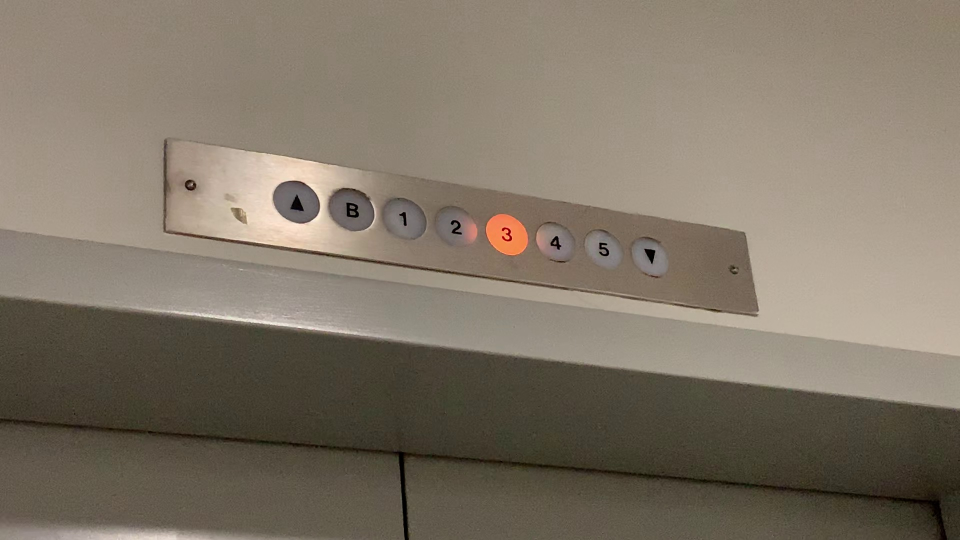
#> input picture Frames/frame389.jpg, 1920 x 1080 px (shown at 1/2 size)
$ python warp.py
#> lines starting #> are read from the running program, lines starting #| are printed output that depends on the picture; after the words box and inside, x2 and y2 are one past the last pixel; in counts of white or black regions, pixels touching at a corner belong together
import sys
sys.path.append('/usr/local/lib/python3.7/dist-packages')

import cv2 as cv
from matplotlib import pyplot as plt
import numpy as np

from pylab import *
from scipy.ndimage import measurements

import pytesseract

from sklearn.cluster import MeanShift, estimate_bandwidth
from skimage.filters import threshold_local
import imutils

def order_points(pts):
    rect = np.zeros((4, 2), dtype = "float32")
    s = pts.sum(axis = 1)
    rect[0] = pts[np.argmin(s)]
    rect[2] = pts[np.argmax(s)]
    diff = np.diff(pts, axis = 1)
    rect[1] = pts[np.argmin(diff)]
    rect[3] = pts[np.argmax(diff)]
    return rect

def four_point_transform(image, pts):
    rect = order_points(pts)
    (tl, tr, br, bl) = rect

    widthA = np.sqrt(((br[0] - bl[0]) ** 2) + ((br[1] - bl[1]) ** 2))
    widthB = np.sqrt(((tr[0] - tl[0]) ** 2) + ((tr[1] - tl[1]) ** 2))
    maxWidth = max(int(widthA), int(widthB))
    heightA = np.sqrt(((tr[0] - br[0]) ** 2) + ((tr[1] - br[1]) ** 2))
    heightB = np.sqrt(((tl[0] - bl[0]) ** 2) + ((tl[1] - bl[1]) ** 2))
    maxHeight = max(int(heightA), int(heightB))

    dst = np.array([
        [0, 0],
        [maxWidth - 1, 0],
        [maxWidth - 1, maxHeight - 1],
        [0, maxHeight - 1]], dtype = "float32")
    M = cv.getPerspectiveTransform(rect, dst)
    warped = cv.warpPerspective(image, M, (maxWidth, maxHeight))
    return warped

image = cv.imread("./Frames/frame389.jpg", cv.IMREAD_COLOR)
#> image is the input picture: shape (1080, 1920, 3); mean B, G, R 102.4, 117, 127.5
#compute the ratio of the old height to the new height, clone it, and resize it
ratio = 1
orig = image.copy()
# image = imutils.resize(image, height = 185)

# convert the image to grayscale, blur it, and find edges in the image
gray = cv.cvtColor(image, cv.COLOR_BGR2GRAY)
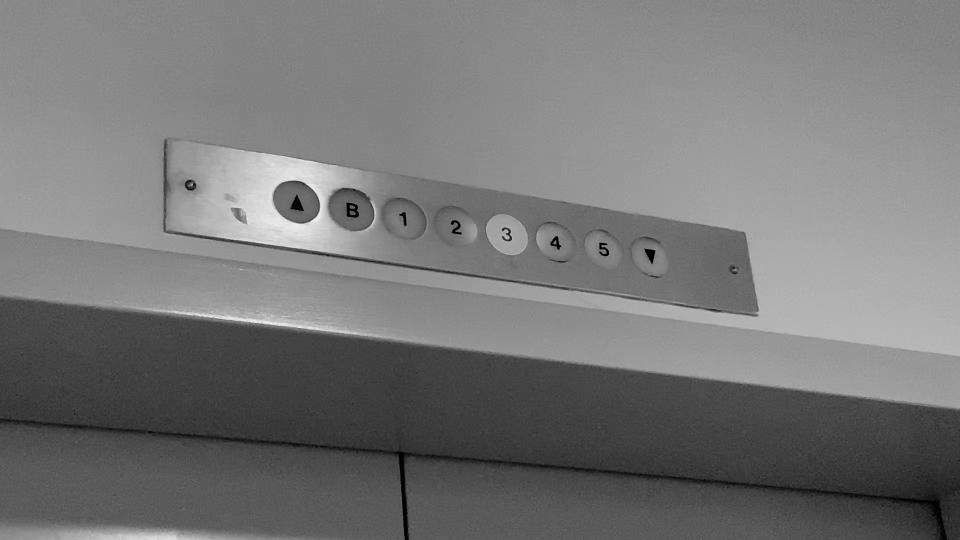
#> gray: shape (1080, 1920) (shown at 1/2 size); min 0, max 251, mean 118.5
gray = cv.GaussianBlur(gray, (5, 5), 0)
edged = cv.Canny(gray, 75, 200)
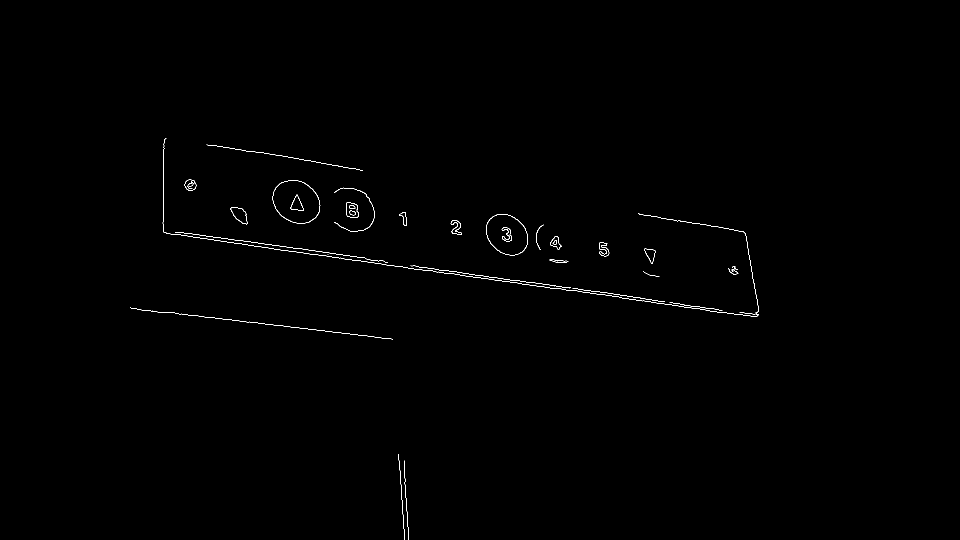
#> edged: shape (1080, 1920) (shown at 1/2 size); 0.31% white in thin lines or dots, all inside (x1, y1, x2, y2) = (260, 276, 1518, 1080)

# find the contours in the edged image, keeping only the largest ones, and initialize the screen contour
cnts = cv.findContours(edged.copy(), cv.RETR_TREE, cv.CHAIN_APPROX_NONE)
#> cnts = 48 contours, 17 with area under 20; largest, box (x1, y1, x2, y2) and area: (545, 361, 641, 448) 6272, (545, 361, 641, 448) 6194, (972, 428, 1056, 511) 5236, (972, 428, 1056, 511) 5166, (461, 415, 495, 449) 674
cnts = imutils.grab_contours(cnts)
cnts = sorted(cnts, key = cv.contourArea, reverse = True)
cnts = [cnts[33], cnts[35], cnts[38]]
#> cnts = 3 contours, all with area under 20

minW = 239847927
minH = 2394872894
maxW = 0
maxH = 0
# loop over the contours
for c in cnts:
	# approximate the contour
    peri = cv.arcLength(c, True)
    approx = cv.approxPolyDP(c, 0.01 * peri, True)
    for coord in approx:
        print(coord)
        print("end")
        if coord[0][0] < minW:
            minW = coord[0][0]
        if coord[0][0] > maxW:
            maxW = coord[0][0]
        if coord[0][1] < minH:
            minH = coord[0][1]
        if coord[0][1] > maxH:
            maxH = coord[0][1]
#> this loop made 3 passes
#> (peri, approx) on passes 1 to 3: (813, [[1276, 426], [1486, 463], [1517, 622], [1487, 463]]), (2935.2, [[328, 279], [332, 466], [1516, 631], [329, 465]]), (667.1, [[413, 289], [725, 341]])
#> (printed output is left out)
#> after the loop, maxH = 631; maxW = 1517; minH = 279; minW = 328
    # [8 lines of commented-out code are left out]
cv.drawContours(image, cnts, -1, (0, 255, 0), 2)
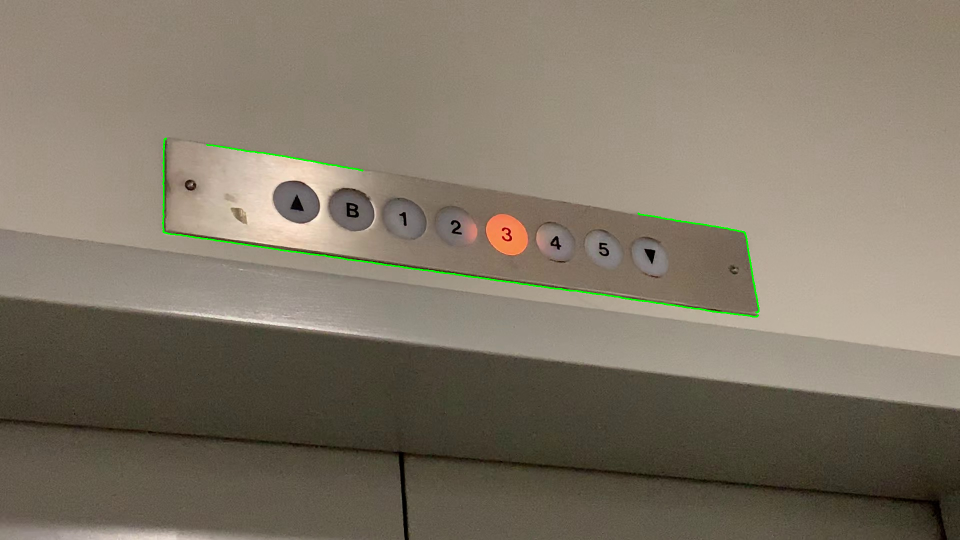
#> image: shape (1080, 1920, 3) (shown at 1/2 size); 0.33% of pixels changed, all inside (x1, y1, x2, y2) = (324, 275, 1519, 635)
cv.imwrite("./imagecontour.png", image)
# print(cnts)

# apply the four point transform to obtain a top-down view of the original image
# warped = four_point_transform(orig, screenCnt.reshape(2, 2))
warped = four_point_transform(orig, np.array([[minW, minH], [maxW, minH], [maxW, maxH], [minW, maxH]]))
#> in order_points, `s = pts.sum(axis = 1)`: s = [607, 1796, 2148, 959]
#> in order_points, `diff = np.diff(pts, axis = 1)`: diff = [-49, -1238, -886, 303]
#> in four_point_transform, `rect = order_points(pts)`: rect = [[328, 279], [1517, 279], [1517, 631], [328, 631]]
#> in four_point_transform, `(tl, tr, br, bl) = rect`: tl = [328, 279]; tr = [1517, 279]; br = [1517, 631]; bl = [328, 631]
#> in four_point_transform, `widthA = np.sqrt(((br[0] - bl[0]) ** 2) + ((br[1] - bl[1]) ** 2))`: widthA = 1189
#> in four_point_transform, `heightA = np.sqrt(((tr[0] - br[0]) ** 2) + ((tr[1] - br[1]) ** 2))`: heightA = 352
#> in four_point_transform, `dst = np.array([ [0, 0], [maxWidth - 1, 0], [maxWidth - 1, maxHeight -..`: dst = [[0, 0], [1188, 0], [1188, 351], [0, 351]]
#> in four_point_transform, `M = cv.getPerspectiveTransform(rect, dst)`: M = [[0.999, -1.81e-17, -327.7], [0, 0.997, -278.2], [2.72e-19, -5.44e-19, 1]]
#> in four_point_transform, `warped = cv.warpPerspective(image, M, (maxWidth, maxHeight))`:
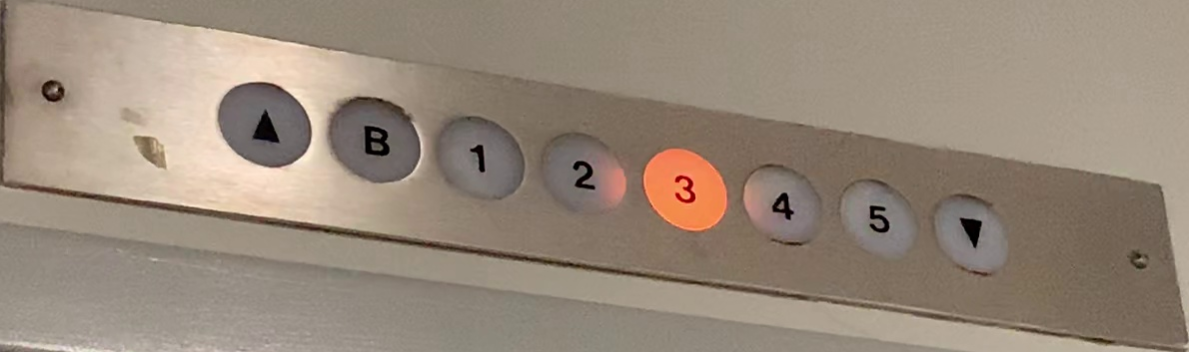
#> warped: shape (352, 1189, 3); mean B, G, R 121.9, 136.6, 151.3

# [8 lines of commented-out code are left out]

cv.imwrite("./original.png", orig)
cv.imwrite("./scanned.png", warped)

$ run again, with Frames/frame105.jpg copied over Frames/frame389.jpg
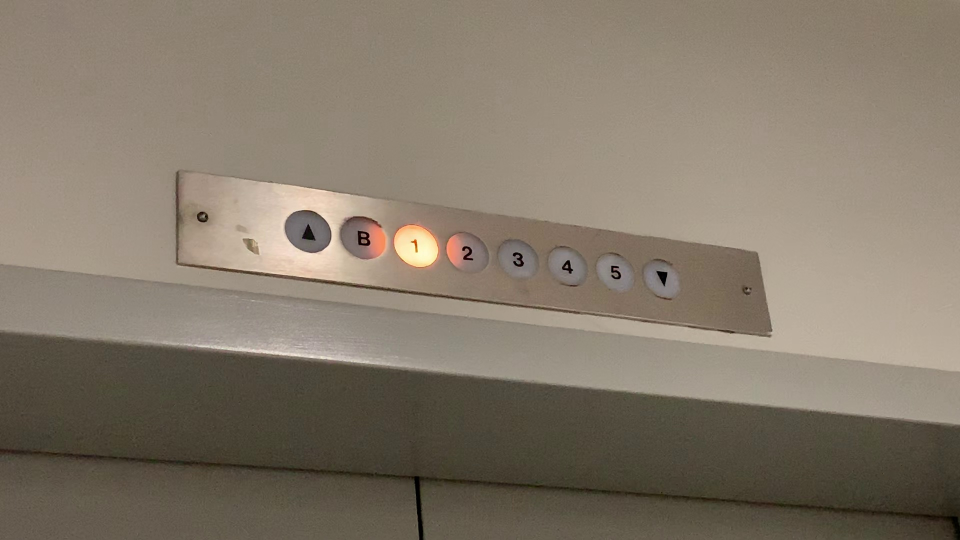
#> input picture Frames/frame105.jpg, 1920 x 1080 px (shown at 1/2 size)
#> image is the input picture: shape (1080, 1920, 3); mean B, G, R 105.4, 120.3, 131.3
#> `edged = cv.Canny(gray, 75, 200)`:
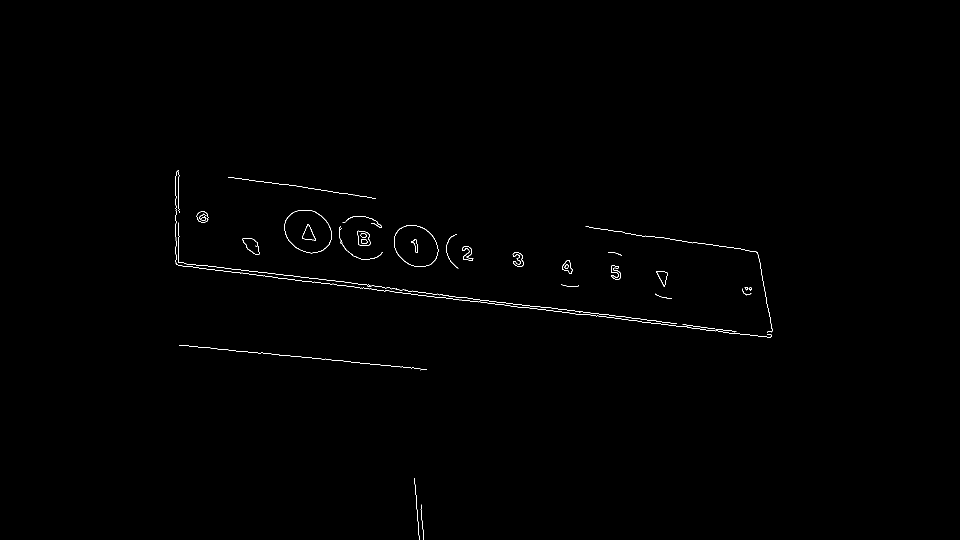
#> edged: shape (1080, 1920) (shown at 1/2 size); 0.32% white in thin lines or dots, all inside (x1, y1, x2, y2) = (350, 340, 1545, 1080)
#> `cnts = cv.findContours(edged.copy(), cv.RETR_TREE, cv.CHAIN_APPROX_NONE)`: cnts = 55 contours, 20 with area under 20; largest, box (x1, y1, x2, y2) and area: (569, 420, 663, 507) 6240, (569, 420, 663, 507) 6160, (788, 450, 877, 534) 5646, (788, 450, 877, 534) 5572, (715, 461, 741, 492) 614
#> `cnts = [cnts[33], cnts[35], cnts[38]]`: cnts = 3 contours, 2 with area under 20; largest, box (x1, y1, x2, y2) and area: (685, 432, 764, 456) 26
#> the loop `for c in cnts:` made 3 passes
#> peri on passes 1 to 2: 240.6, 17.66
#> (printed output is left out)
#> after the loop `for c in cnts:`: maxH = 672; maxW = 1543; minH = 344; minW = 352
#> image: shape (1080, 1920, 3); 0.26% of pixels changed, all inside (x1, y1, x2, y2) = (349, 339, 1545, 676)
#> s = [696, 1887, 2215, 1024]
#> diff = [-8, -1199, -871, 320]
#> rect = [[352, 344], [1543, 344], [1543, 672], [352, 672]]
#> tl = [352, 344]; tr = [1543, 344]; br = [1543, 672]; bl = [352, 672]
#> widthA = 1191
#> heightA = 328
#> dst = [[0, 0], [1190, 0], [1190, 327], [0, 327]]
#> M = [[0.999, -7.24e-18, -351.7], [7.37e-17, 0.997, -343], [1.46e-19, 1.09e-35, 1]]
#> in four_point_transform, `warped = cv.warpPerspective(image, M, (maxWidth, maxHeight))`:
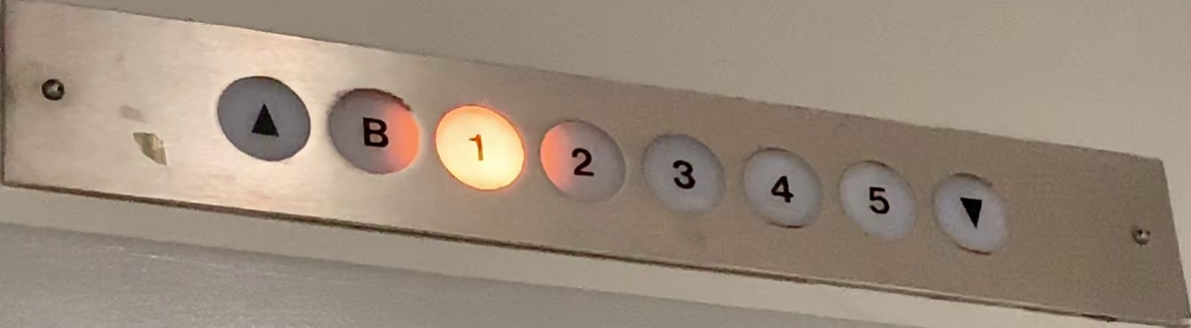
#> warped: shape (328, 1191, 3); mean B, G, R 123.6, 139.2, 154.5
